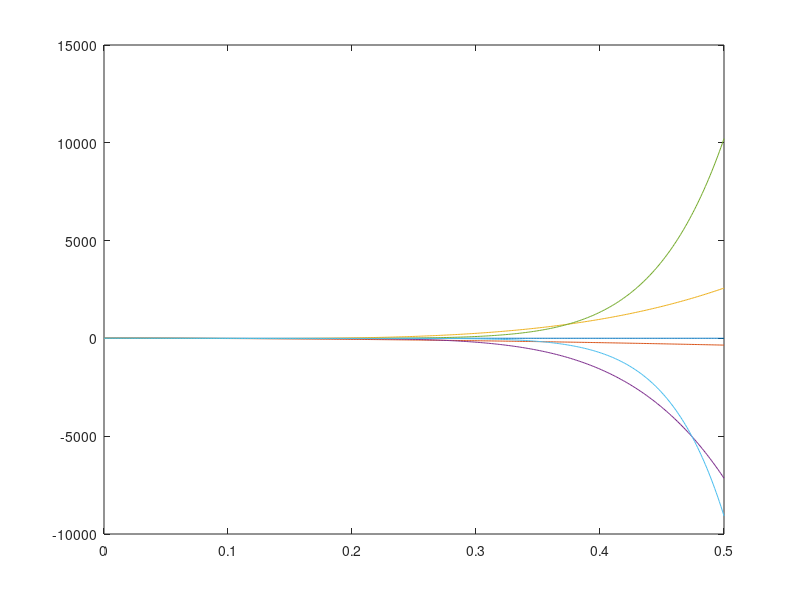

MATLAB code to generate this figure: (Note: this script raises an error after producing the figure.)
% Saad Malik
% ECE 202 - Project 1 
% Phase 1
% Power Series Expansion of the function f(t) = Acos(wt) = 7cos(20t)

clear
clf

format ShortG

n = [0:2:10]; 
% Total Number on Non-Zero Coefficients to plot (6 in this case)

N = 400;
t = linspace(0,0.5,N+1); % Total number of values for t, in second

a_n = (((-1).^(n./2)).*7.*(20.^(n)))./factorial(n) 
% General expression used to obtain value of non-zero coefficient for the
% function where n starts from zero and is always even

% The collective 6 functions to plot (for non-zero coefficients)
f1 = a_n(1).*t.^(n(1));
f2 = f1 + a_n(2).*t.^(n(2));
f3 = f2 + a_n(3).*t.^(n(3));
f4 = f3 + a_n(4).*t.^(n(4));
f5 = f4 + a_n(5).*t.^(n(5));
f6 = f5 + a_n(6).*t.^(n(6));

plot(t,f1,t,f2,t,f3,t,f4,t,f5,t,f6); % Plotting all 6 functions on the same
% graph with respect to t
title("ECE 202 - Project 1 Phase 1b - 6 Non-Zero Terms for function " + ...
    "in Truncated Power Series"); % Effective title for graph
xlabel("Time t (seconds)"); % Title of x axis
ylabel("Value of function f(t)"); % Title of y axis
ylim([-10,10]);
grid on;

